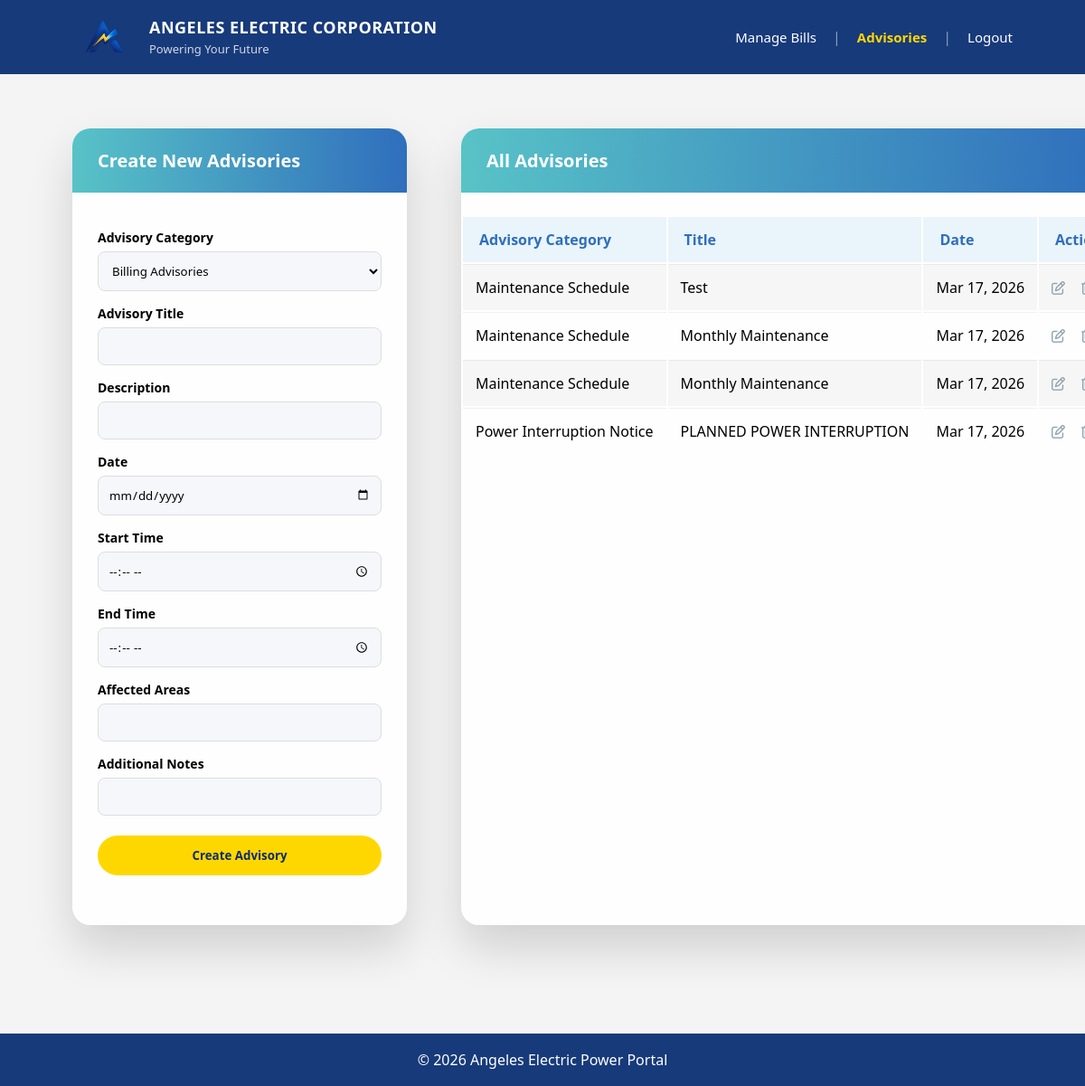
/manage_advisories.php (signed in), run on the app's committed database.
### tables this page shows
CREATE TABLE `advisories` (
  `id` int(11) NOT NULL,
  `title` varchar(255) DEFAULT NULL,
  `category_id` int(11) DEFAULT NULL,
  `description` text DEFAULT NULL,
  `created_at` timestamp NOT NULL DEFAULT current_timestamp()
);

CREATE TABLE `advisory_categories` (
  `id` int(11) NOT NULL,
  `category_name` varchar(100) NOT NULL
);

### manage_advisories.php (the view, shortened to what this page needs)
<?php
include 'config/database.php';
$categories = $conn->query("SELECT * FROM advisory_categories");
$ads = $conn->query("
    SELECT advisories.*, advisory_categories.category_name
    FROM advisories
    LEFT JOIN advisory_categories
    ON advisories.category_id = advisory_categories.id
    ORDER BY created_at DESC
");
?>
<!DOCTYPE html>
<html>
<head>
    <link rel="stylesheet" href="assets/style.css">
    <link rel="stylesheet"
          href="https://cdnjs.cloudflare.com/ajax/libs/font-awesome/6.5.0/css/all.min.css">
</head>
<body>
<header class="header">
    <div class="logo-area">
        <img src="assets/logo.png" class="logo">
        <div>
            <h1>ANGELES ELECTRIC CORPORATION</h1>
            <span>Powering Your Future</span>
        </div>
    </div>
    <div class="nav-links">
        <a href="manage_bills.php">Manage Bills</a>
        <span class="divider">|</span>
        <a href="manage_advisories.php" class="active">Advisories</a>
        <span class="divider">|</span>
        <a href="logout.php">Logout</a>
    </div>
</header>
<div class="dashboard-wrapper">
    <div class="manage-container">
        <div class="manage-left">
            <h2>Create New Advisories</h2>
            <form method="POST">
                <label>Advisory Category</label>
                <select name="category" required>
                    <?php while ($cat = $categories->fetch_assoc()) { ?>
                        <option value="<?php echo $cat['id']; ?>">
                            <?php echo $cat['category_name']; ?>
                        </option>
                    <?php } ?>
                </select>
                <label>Advisory Title</label>
                <input type="text" name="title" required>
                <label>Description</label>
                <input type="text" name="description" required>
                <label>Date</label>
                <input type="date" name="date" required>
                <label>Start Time</label>
                <input type="time" name="start_time" required>
                <label>End Time</label>
                <input type="time" name="end_time" required>
                <label>Affected Areas</label>
                <input type="text" name="area">
                <label>Additional Notes</label>
                <input type="text" name="notes">
                <button type="submit"
                        name="create_advisory"
                        class="btn-confirm">
                    Create Advisory
                </button>
            </form>
        </div>
        <div class="manage-right">
            <h2>All Advisories</h2>
            <table class="bill-table">
                <tr>
                    <th>Advisory Category</th>
                    <th>Title</th>
                    <th>Date</th>
                    <th>Action</th>
                </tr>
                <?php while ($row = $ads->fetch_assoc()) { ?>
                    <tr>
                        <td><?php echo htmlspecialchars($row['category_name']); ?></td>
                        <td><?php echo htmlspecialchars($row['title']); ?></td>
                        <td><?php echo date("M d, Y", strtotime($row['created_at'])); ?></td>
                        <td>
                            <a href="edit_advisory.php?id=<?php echo $row['id']; ?>"
                               title="Edit Advisory"
                               style="color:#90a4ae;margin-right:14px;font-size:15px;text-decoration:none;">
                                <i class="fa-regular fa-pen-to-square"></i>
                            </a>
                            <a href="delete_advisory.php?id=<?php echo $row['id']; ?>"
                               onclick="return confirm('Delete this advisory?')"
                               title="Delete Advisory"
                               style="color:#90a4ae;font-size:15px;text-decoration:none;">
                                <i class="fa-regular fa-trash-can"></i>
                            </a>
                        </td>
                    </tr>
                <?php } ?>
            </table>
        </div>
    </div>
</div>
<?php include 'includes/footer.php'; ?>
</body>
</html>

### assets/style.css (style rules this page uses)
* { margin:0; padding:0; box-sizing:border-box; font-family:'Segoe UI', sans-serif; }
html { height:100%; }
body { min-height:100vh; display:flex; flex-direction:column; background:#f4f4f4; }
.header { background:#173a7a; display:flex; justify-content:space-between; align-items:center; padding:18px 80px; color:white; }
.logo-area { display:flex; align-items:center; gap:15px; }
.logo { width:70px; }
.logo-area h1 { font-size:18px; font-weight:700; letter-spacing:0.5px; }
.logo-area span { font-size:13px; opacity:0.8; }
.nav-links { display:flex; align-items:center; gap:18px; }
.nav-links a { color:#ffffff !important; text-decoration:none; font-size:15px; font-weight:500; transition:0.3s; }
.nav-links a.active { color:#ffd700 !important; font-weight:600; }
.divider { color:#ffffff; opacity:0.5; }
.btn-confirm { display:inline-block; background:#ffd700; color:#0d2c6c; padding:12px 26px; border:none; border-radius:8px; font-weight:700; text-decoration:none; cursor:pointer; transition:0.25s; }
.dashboard-wrapper { padding: 60px 80px 100px 80px; display:flex; justify-content:center; padding:80px 20px; }
.dashboard-wrapper { padding: 60px 80px 120px 80px; }
.manage-container { display: flex; gap: 60px; max-width: 1350px; margin: 0 auto; }
.manage-left, .manage-right { background: rgba(255, 255, 255, 0.85); backdrop-filter: blur(6px); border-radius: 20px; box-shadow: 0 25px 50px rgba(0, 0, 0, 0.15); overflow: hidden; }
.manage-left { flex: 0 0 370px; padding-bottom: 30px; }
.manage-right { flex: 1.2; min-width: 720px; }
.manage-left h2, .manage-right h2 { margin: 0; padding: 22px 28px; background: linear-gradient(to right, #58c3c7, #2f6ebc); color: white; font-size: 20px; }
.manage-left form { padding: 25px 28px; }
.manage-left label { display: block; margin-top: 15px; font-weight: 600; font-size: 14px; }
.manage-left input, .manage-left select { width: 100%; padding: 11px; margin-top: 6px; border-radius: 8px; border: 1px solid #ddd; background: #f5f7fb; }
.manage-left button { margin-top: 22px; width: 100%; padding: 13px; background: #ffd700; border: none; border-radius: 25px; font-weight: 700; cursor: pointer; transition: 0.2s; }
.manage-right table { width: calc(100% - 50px); margin: 25px auto; }
.manage-right th { background: #e9f4fb; color: #2f6ebc; font-weight: 600; padding: 14px 18px; text-align: left; }
.manage-right td { padding: 14px; border-top: 1px solid rgba(0, 0, 0, 0.05); }
.manage-right tr:nth-child(even) { background: rgba(0, 0, 0, 0.03); }
.manage-right th, .manage-right td { white-space: nowrap; }

### data on the page
advisories: category.category_name "Maintenance Schedule", title "Test", created_at "Mar 17, 2026"
advisories: category.category_name "Maintenance Schedule", title "Monthly Maintenance", created_at "Mar 17, 2026"
advisories: category.category_name "Maintenance Schedule", title "Monthly Maintenance", created_at "Mar 17, 2026"
advisories: category.category_name "Power Interruption Notice", title "PLANNED POWER INTERRUPTION", created_at "Mar 17, 2026"

### other printed values
form field category "Billing Advisories"
